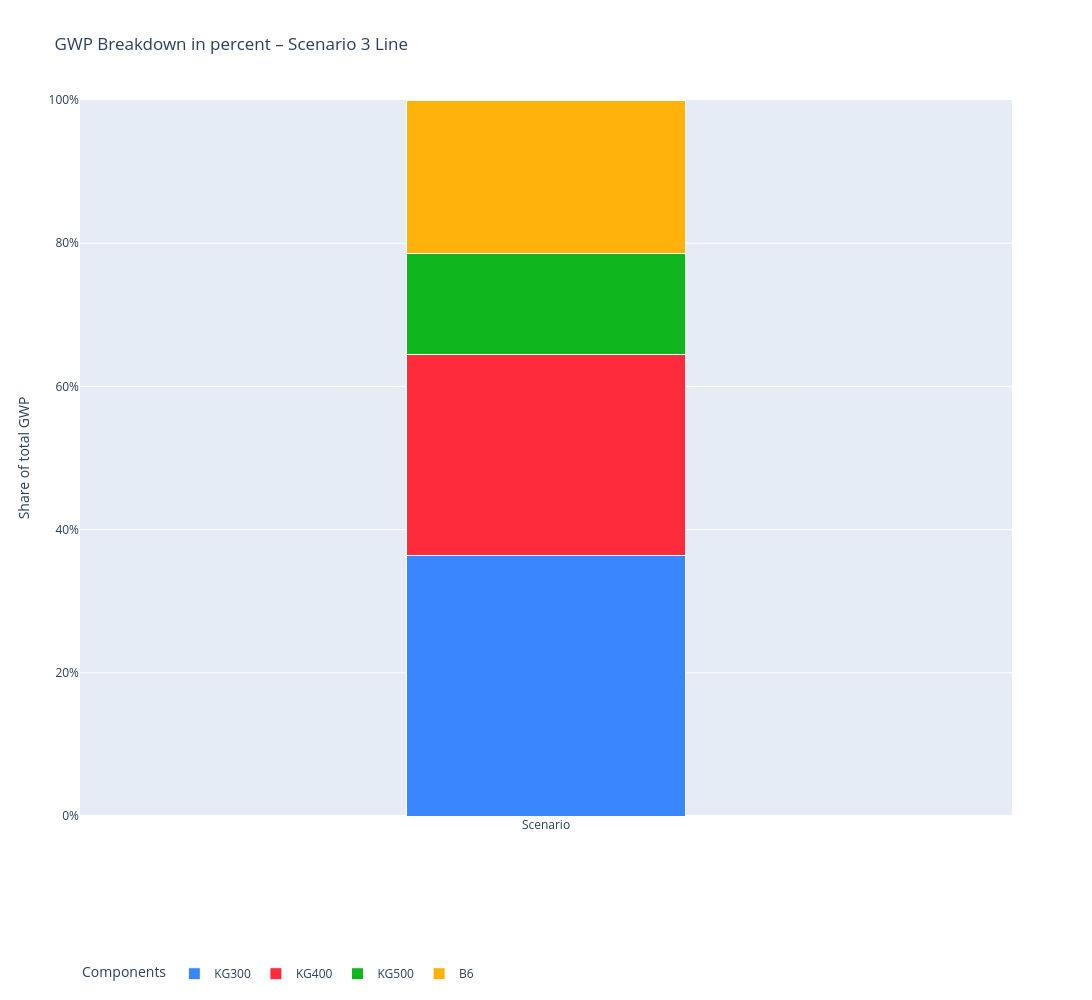

Source (notebook cell):
### Code cell
fig = go.Figure()

# KG300 
fig.add_trace(go.Bar(
    x=["Scenario"],
    y=[ABS_GWP_S3_ZH_pct["KG300"]],
    name="KG300",
    marker_color=kg_colors["KG300"],
    width=0.3,
    marker_line_color="white",
    marker_line_width=1
))

# KG400
fig.add_trace(go.Bar(
    x=["Scenario"],
    y=[ABS_GWP_S3_ZH_pct["KG400"]],
    name="KG400",
    marker_color=kg_colors["KG400"],
    width=0.3,
    marker_line_color="white",
    marker_line_width=1
))

# KG500
fig.add_trace(go.Bar(
    x=["Scenario"],
    y=[ABS_GWP_S3_ZH_pct["KG500"]],
    name="KG500",
    marker_color=kg_colors["KG500"],
    width=0.3,
    marker_line_color="white",
    marker_line_width=1
))


# B6
fig.add_trace(go.Bar(
    x=["Scenario"],
    y=[ABS_GWP_S3_ZH_pct["B6"]],
    name="B6",
    marker_color=kg_colors["B6"],
    width=0.3,
    marker_line_color="white",
    marker_line_width=1
))

fig.update_layout(
    barmode="stack",
    title="GWP Breakdown in percent – Scenario 3 Line",
    yaxis_title="Share of total GWP",
    legend_title="Components",
    height=1000,
    width=1100,
    legend=dict(orientation="h", y=-0.2),
    legend_traceorder="normal",
    yaxis=dict(
        tickformat=".0%",
        range=[0, 1]
    )
)

fig.show()

### Figure 1 — Plotly figure (JSON) as saved in the notebook; plotly's stock layout.template omitted (floating-point values rounded to 4 significant figures)
{"data": [{"marker": {"color": "#3A86FF", "line": {"color": "white", "width": 1}}, "name": "KG300", "type": "bar", "width": 0.3, "x": ["Scenario"], "y": [0.3642]}, {"marker": {"color": "#FD2B3B", "line": {"color": "white", "width": 1}}, "name": "KG400", "type": "bar", "width": 0.3, "x": ["Scenario"], "y": [0.2801]}, {"marker": {"color": "#10B61D", "line": {"color": "white", "width": 1}}, "name": "KG500", "type": "bar", "width": 0.3, "x": ["Scenario"], "y": [0.1418]}, {"marker": {"color": "#FFB20B", "line": {"color": "white", "width": 1}}, "name": "B6", "type": "bar", "width": 0.3, "x": ["Scenario"], "y": [0.2139]}], "layout": {"barmode": "stack", "height": 1000, "legend": {"orientation": "h", "title": {"text": "Components"}, "traceorder": "normal", "y": -0.2}, "title": {"text": "GWP Breakdown in percent – Scenario 3 Line"}, "width": 1100, "yaxis": {"range": [0, 1], "tickformat": ".0%", "title": {"text": "Share of total GWP"}}}}
